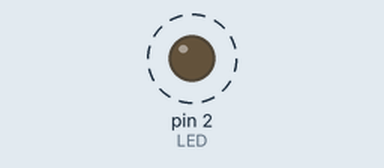
This sketch was run on a simulated Arduino Uno, built with avr-gcc and run on an emulated ATmega328P. On the bench: output pins drawn as LEDs (lit = HIGH). Dashed ring = blinking.

Above: at 0.5 s.
Timing chart, 0 to 4.6 s (numbered marks = the images above):
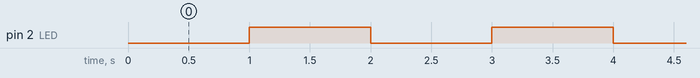

Measured:
- by itself, pin 2 (LED): alternates HIGH for 1.0 s and LOW for 1.0 s

The sketch:

LED_MODULE.ino
```cpp
#define LED 2

void setup(){
  pinMode(LED,OUTPUT);
  digitalWrite(LED, HIGH);
  }

void loop(){
  led_on();
  delay_1s();
  led_off();
  delay_1s();
  }

  void led_on(){
    digitalWrite(LED, LOW);
    }

    void led_off(){
      digitalWrite(LED, HIGH);
      }

      void delay_1s(){
        delay(1000);
        }
```
